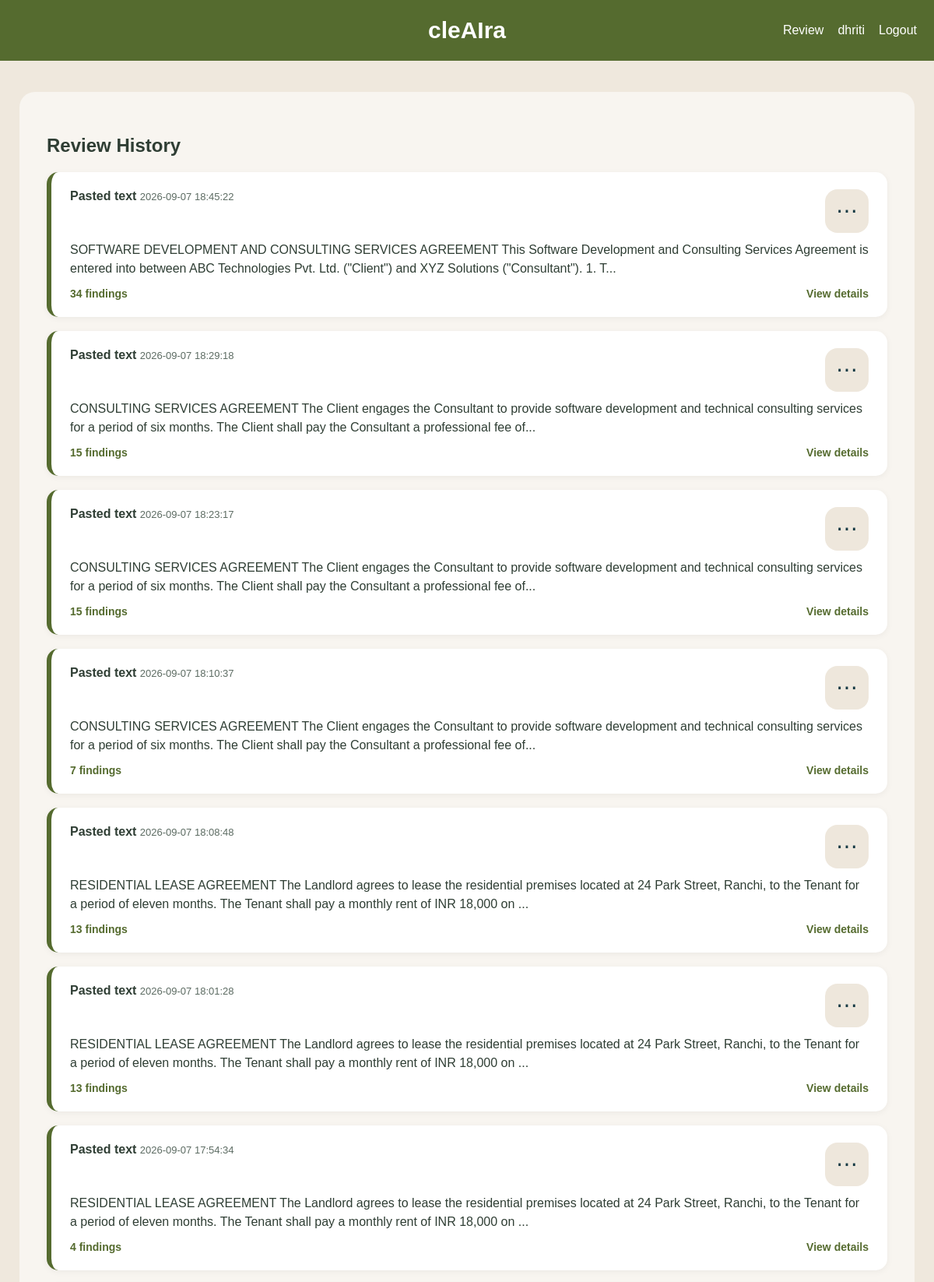
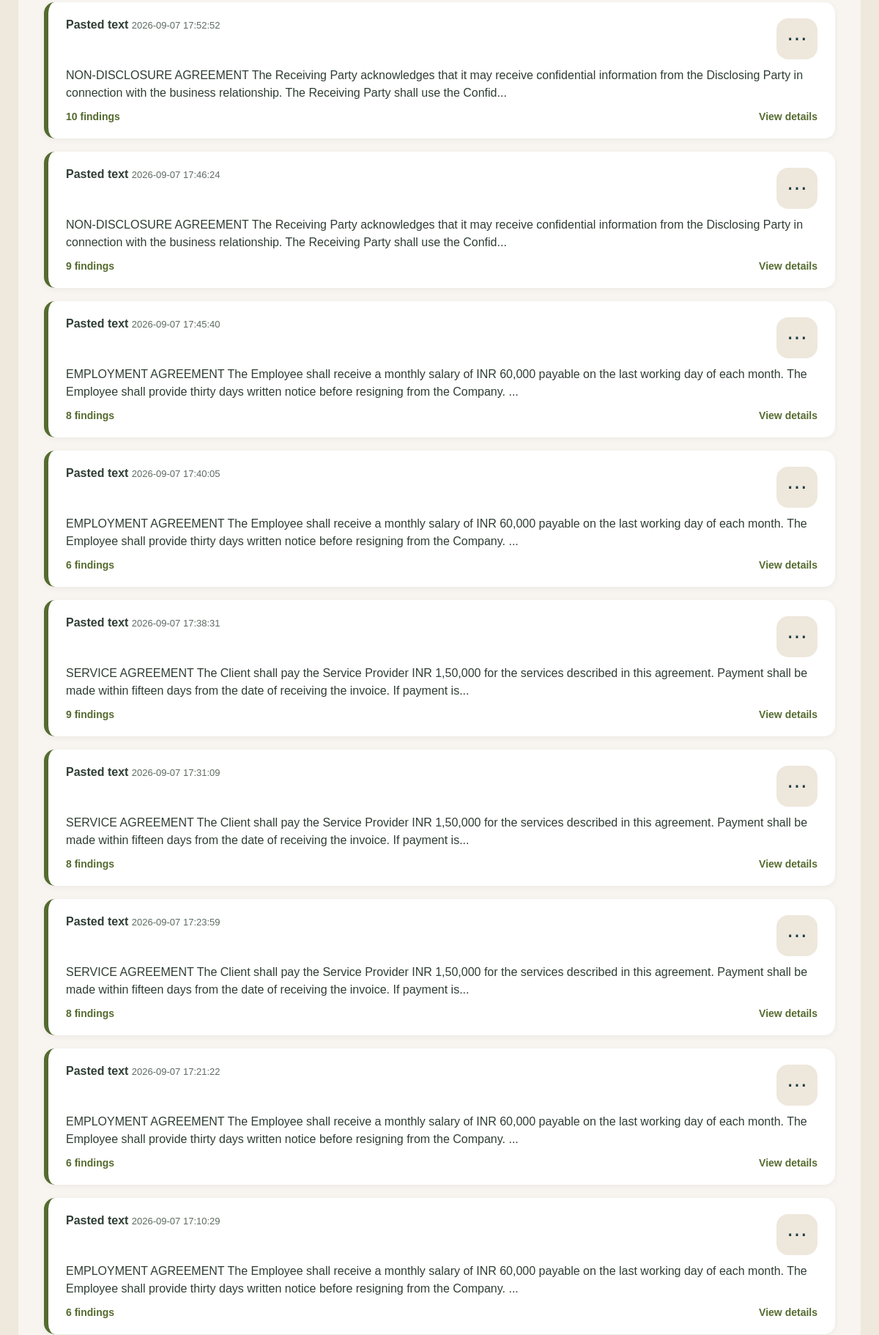
The app's page /history (signed in, upper part) with its own data (2 pictures, top to bottom).
### tables this page shows
CREATE TABLE "users" (
            id INTEGER PRIMARY KEY AUTOINCREMENT,
            username TEXT NOT NULL COLLATE NOCASE,
            email TEXT NOT NULL UNIQUE COLLATE NOCASE,
            password_hash TEXT NOT NULL,
            created_at TEXT NOT NULL DEFAULT (datetime('now')),
            email_verified INTEGER NOT NULL DEFAULT 1,
            verification_token TEXT,
            verification_created_at TEXT
        );

CREATE TABLE reviews (
            id INTEGER PRIMARY KEY AUTOINCREMENT,
            user_id INTEGER NOT NULL,
            source TEXT NOT NULL,
            preview TEXT NOT NULL,
            results_json TEXT NOT NULL,
            created_at TEXT NOT NULL DEFAULT (datetime('now')),
            FOREIGN KEY (user_id) REFERENCES users(id)
        );

### app.py (the view)
@app.route("/history")
@login_required
def history():
    reviews = list_reviews(current_user()["id"])
    return render_template(
        "history.html",
        reviews=reviews,
    )

### app.py (called while the page is built)
def login_required(view):
    @wraps(view)
    def wrapped(*args, **kwargs):
        user = current_user()
        if not user:
            session.clear()
            return redirect(url_for("login"))
        return view(*args, **kwargs)
    return wrapped

def current_user():
    user_id = session.get("user_id")
    if not user_id:
        return None
    return get_user_by_id(user_id)

@app.context_processor
def inject_user():
    return {"user": current_user()}

### auth.py (called while the page is built)
def get_connection():
    conn = sqlite3.connect(DB_PATH)
    conn.row_factory = sqlite3.Row
    return conn

def get_db():
    return get_connection()

def get_user_by_id(user_id):
    conn = get_connection()
    row = conn.execute(
        "SELECT * FROM users WHERE id = ?",
        (user_id,),
    ).fetchone()
    conn.close()
    return dict(row) if row else None

### history.py (called while the page is built, shortened)
def _decode_review_payload(raw_json):
    data = json.loads(raw_json)
    if isinstance(data, list):
        return {"results": data, "summary": None, "overall_analysis": None}

def list_reviews(user_id):
    conn = get_db()
    rows = conn.execute(
        "SELECT id, source, preview, results_json, created_at "
        "FROM reviews WHERE user_id = ? ORDER BY id DESC",
        (user_id,),
    ).fetchall()
    conn.close()
    reviews = []
    for row in rows:
        payload = _decode_review_payload(row["results_json"])
        results = payload["results"]
        reviews.append({
            "id": row["id"],
            "source": row["source"],
            "preview": row["preview"],
            "created_at": row["created_at"],
            "finding_count": len(results),
        })
    return reviews

### templates/history.html (shortened to what this page needs)
<!DOCTYPE html>
<html>
<head>
    <link rel="stylesheet" href="/static/style.css">
</head>
<body>
<div class="navbar">
    <span>cleAIra</span>
    <div class="nav-actions">
        <a class="nav-link" href="/">Review</a>
        <a class="nav-link" href="/account">{{ user.username }}</a>
        <a class="nav-link" href="/logout">Logout</a>
    </div>
</div>
<div class="container">
    <h2>Review History</h2>
    {% if reviews %}
    <div class="history-list">
        {% for review in reviews %}
        <div class="history-item">
            <div class="history-card">
                <div class="history-card-top">
                    <div class="history-main">
                        <div class="history-heading-row">
                            <div>
                                <strong>{{ review.source }}</strong>
                                <span>{{ review.created_at }}</span>
                            </div>
                        </div>
                    </div>
                    <div class="menu-wrap">
                        <button
                            class="menu-toggle"
                            type="button"
                            aria-label="More actions for {{ review.source }}"
                            aria-expanded="false"
                        >
                            ⋯
                        </button>
                    </div>
                </div>
                <p>{{ review.preview }}</p>
                <div class="history-meta">
                    <span>{{ review.finding_count }} findings</span>
                    <a
                        class="view-details-link"
                        href="{{ url_for('history_detail', review_id=review.id) }}"
                    >
                        View details
                    </a>
                </div>
            </div>
        </div>
        {% endfor %}
    </div>
    {% else %}
    <div class="empty-state">
        No review history yet. Run your first document review to see results here.
    </div>
    {% endif %}
</div>
</body>
</html>

### static/style.css (style rules this page uses)
body { margin:0; background:#EFE8DD; font-family:Arial; color:#2F3E34; }
.navbar { background:#556B2F; color:white; padding:22px; text-align:center; font-size:30px; font-weight:bold; display:flex; align-items:center; justify-content:center; position:relative; }
.nav-actions { position:absolute; right:22px; display:flex; gap:18px; align-items:center; }
.nav-link { color:white; text-decoration:none; font-size:16px; font-weight:normal; }
.container { width:90%; max-width:1100px; margin:40px auto; background:#F8F5F0; padding:35px; border-radius:20px; }
.history-list { display:grid; gap:18px; }
.history-item { display:flex; align-items:flex-start; }
.history-card { display:block; width:100%; background:white; border-radius:15px; text-decoration:none; color:inherit; padding:22px 24px; border-left:6px solid #556B2F; box-shadow:0 2px 8px rgba(0,0,0,0.05); }
.history-card-top { display:flex; justify-content:space-between; gap:16px; align-items:flex-start; margin-bottom:10px; font-size:16px; }
.history-main { display:flex; align-items:flex-start; gap:10px; min-width:0; }
.history-main strong, .history-main span { word-break:break-word; }
.history-main span { color:#5c6b62; font-size:13px; }
.menu-wrap { position:relative; }
.menu-toggle { background:#EFE8DD; border:none; border-radius:10px; width:36px; height:36px; font-size:26px; color:#2F3E34; cursor:pointer; line-height:1; }
.history-card p { margin:0 0 12px; line-height:1.5; color:#2F3E34; }
.history-meta { display:flex; justify-content:space-between; align-items:center; gap:12px; color:#556B2F; font-size:14px; font-weight:bold; }
.view-details-link, .mini-delete-button { color:#556B2F; text-decoration:none; font-weight:bold; background:none; border:none; cursor:pointer; padding:0; }

### templates/history.html (style rules this page uses)
.menu-wrap { position: relative; flex-shrink: 0; }
.menu-toggle { width: 56px; height: 56px; border: none; border-radius: 16px; background: #eee7dc; color: #173b45; font-size: 28px; line-height: 1; cursor: pointer; display: flex; align-items: center; justify-content: center; }
.history-card-top { display: flex; justify-content: space-between; align-items: flex-start; gap: 14px; }
.history-main { min-width: 0; flex: 1; }
.history-heading-row { display: flex; align-items: center; }

### records on screen
users: username "dhriti"
reviews: source "Pasted text", created_at "2026-09-07 18:45:22", preview "SOFTWARE DEVELOPMENT AND CONSULTING SERVICES AGREEMENT This Software Development and Consulting Services Agreement is entered into between ABC Technologies Pvt. Ltd. (\"Client\") and XYZ Solutions (\"Consultant\"). 1. T...", finding_count "34"
reviews: source "Pasted text", created_at "2026-09-07 18:29:18", preview "CONSULTING SERVICES AGREEMENT The Client engages the Consultant to provide software development and technical consulting services for a period of six months. The Client shall pay the Consultant a professional fee of...", finding_count "15"
reviews: source "Pasted text", created_at "2026-09-07 18:23:17", preview "CONSULTING SERVICES AGREEMENT The Client engages the Consultant to provide software development and technical consulting services for a period of six months. The Client shall pay the Consultant a professional fee of...", finding_count "15"
reviews: source "Pasted text", created_at "2026-09-07 18:10:37", preview "CONSULTING SERVICES AGREEMENT The Client engages the Consultant to provide software development and technical consulting services for a period of six months. The Client shall pay the Consultant a professional fee of...", finding_count "7"
reviews: source "Pasted text", created_at "2026-09-07 18:08:48", preview "RESIDENTIAL LEASE AGREEMENT The Landlord agrees to lease the residential premises located at 24 Park Street, Ranchi, to the Tenant for a period of eleven months. The Tenant shall pay a monthly rent of INR 18,000 on ...", finding_count "13"
reviews: source "Pasted text", created_at "2026-09-07 18:01:28", preview "RESIDENTIAL LEASE AGREEMENT The Landlord agrees to lease the residential premises located at 24 Park Street, Ranchi, to the Tenant for a period of eleven months. The Tenant shall pay a monthly rent of INR 18,000 on ...", finding_count "13"
reviews: source "Pasted text", created_at "2026-09-07 17:54:34", preview "RESIDENTIAL LEASE AGREEMENT The Landlord agrees to lease the residential premises located at 24 Park Street, Ranchi, to the Tenant for a period of eleven months. The Tenant shall pay a monthly rent of INR 18,000 on ...", finding_count "4"
reviews: source "Pasted text", created_at "2026-09-07 17:52:52", preview "NON-DISCLOSURE AGREEMENT The Receiving Party acknowledges that it may receive confidential information from the Disclosing Party in connection with the business relationship. The Receiving Party shall use the Confid...", finding_count "10"
reviews: source "Pasted text", created_at "2026-09-07 17:46:24", preview "NON-DISCLOSURE AGREEMENT The Receiving Party acknowledges that it may receive confidential information from the Disclosing Party in connection with the business relationship. The Receiving Party shall use the Confid...", finding_count "9"
reviews: source "Pasted text", created_at "2026-09-07 17:45:40", preview "EMPLOYMENT AGREEMENT The Employee shall receive a monthly salary of INR 60,000 payable on the last working day of each month. The Employee shall provide thirty days written notice before resigning from the Company. ...", finding_count "8"
reviews: source "Pasted text", created_at "2026-09-07 17:40:05", preview "EMPLOYMENT AGREEMENT The Employee shall receive a monthly salary of INR 60,000 payable on the last working day of each month. The Employee shall provide thirty days written notice before resigning from the Company. ...", finding_count "6"
reviews: source "Pasted text", created_at "2026-09-07 17:38:31", preview "SERVICE AGREEMENT The Client shall pay the Service Provider INR 1,50,000 for the services described in this agreement. Payment shall be made within fifteen days from the date of receiving the invoice. If payment is...", finding_count "9"
reviews: source "Pasted text", created_at "2026-09-07 17:31:09", preview "SERVICE AGREEMENT The Client shall pay the Service Provider INR 1,50,000 for the services described in this agreement. Payment shall be made within fifteen days from the date of receiving the invoice. If payment is...", finding_count "8"
reviews: source "Pasted text", created_at "2026-09-07 17:23:59", preview "SERVICE AGREEMENT The Client shall pay the Service Provider INR 1,50,000 for the services described in this agreement. Payment shall be made within fifteen days from the date of receiving the invoice. If payment is...", finding_count "8"
reviews: source "Pasted text", created_at "2026-09-07 17:21:22", preview "EMPLOYMENT AGREEMENT The Employee shall receive a monthly salary of INR 60,000 payable on the last working day of each month. The Employee shall provide thirty days written notice before resigning from the Company. ...", finding_count "6"
reviews: source "Pasted text", created_at "2026-09-07 17:10:29", preview "EMPLOYMENT AGREEMENT The Employee shall receive a monthly salary of INR 60,000 payable on the last working day of each month. The Employee shall provide thirty days written notice before resigning from the Company. ...", finding_count "6"
